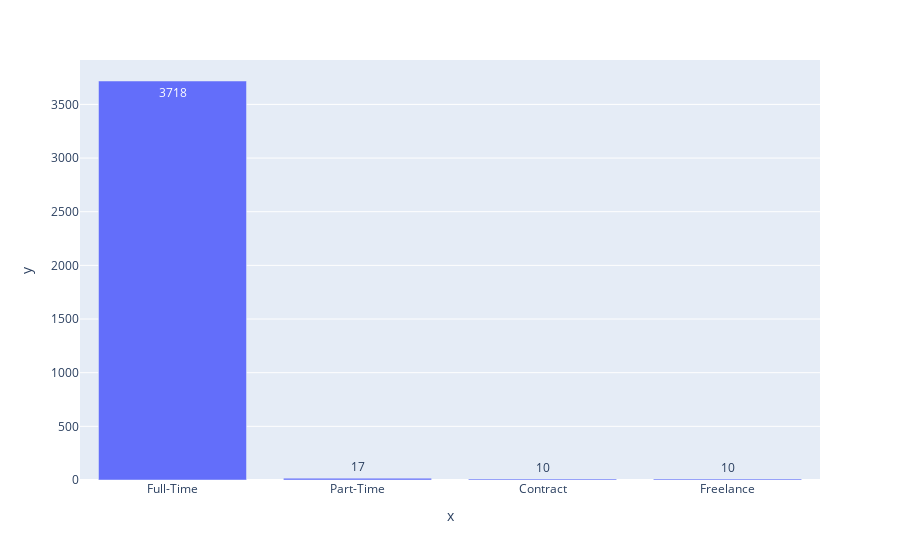

The cell this chart's notebook holds for it:
### Code cell
emp_names = ['Full-Time', 'Part-Time', 'Contract', 'Freelance']

fig = px.bar(x = emp_names, y=emp_type.values, text = emp_type.values)

fig.show()

### Figure 1 — Plotly figure (JSON) as saved in the notebook; plotly's stock layout.template omitted (floating-point values rounded to 4 significant figures)
{"data": [{"alignmentgroup": "True", "hovertemplate": "x=%{x}<br>y=%{y}<br>text=%{text}<extra></extra>", "legendgroup": "", "marker": {"color": "#636efa", "pattern": {"shape": ""}}, "name": "", "offsetgroup": "", "orientation": "v", "showlegend": false, "text": [3718, 17, 10, 10], "textposition": "auto", "type": "bar", "x": ["Full-Time", "Part-Time", "Contract", "Freelance"], "xaxis": "x", "y": [3718, 17, 10, 10], "yaxis": "y"}], "layout": {"autosize": true, "barmode": "relative", "legend": {"tracegroupgap": 0}, "margin": {"t": 60}, "xaxis": {"anchor": "y", "autorange": true, "domain": [0, 1], "range": [-0.5, 3.5], "title": {"text": "x"}, "type": "category"}, "yaxis": {"anchor": "x", "autorange": true, "domain": [0, 1], "range": [0, 3914.0], "title": {"text": "y"}, "type": "linear"}}}
